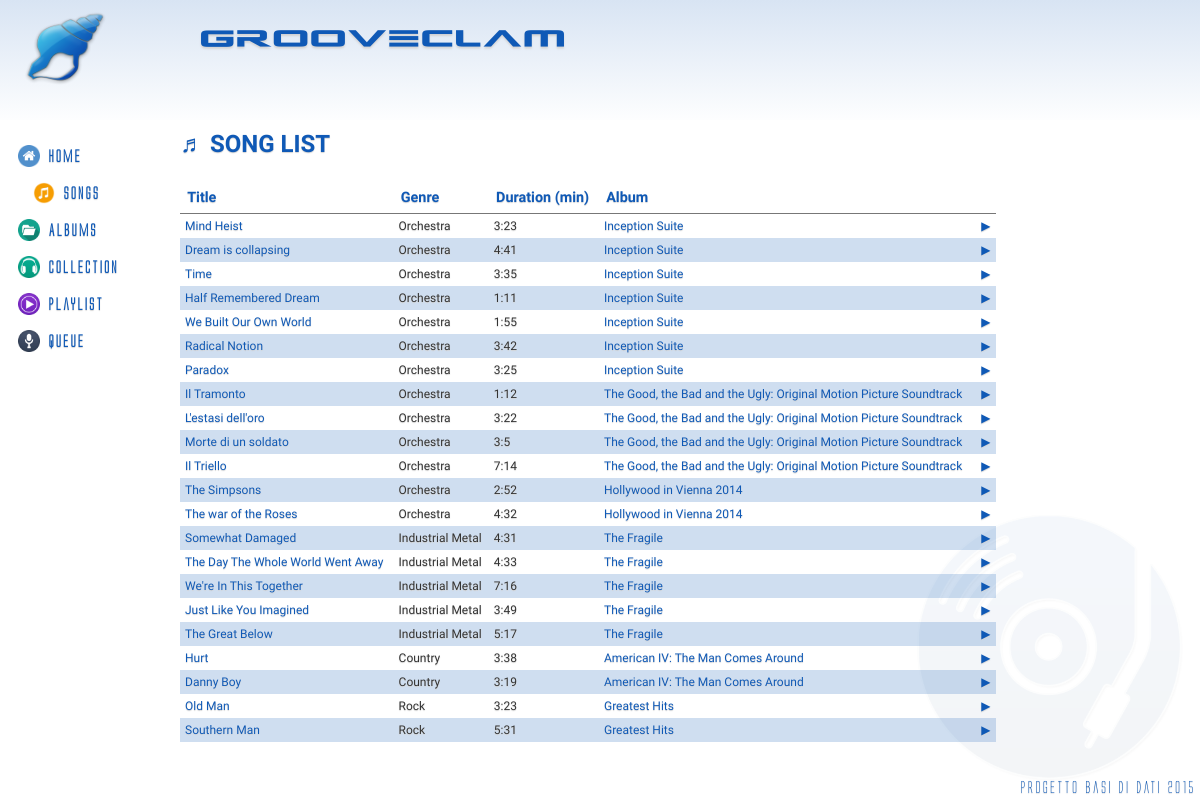
Page /?controller=songs&action=index on the committed database.
### tables this page shows
CREATE TABLE IF NOT EXISTS `Song` (
	`IdSong` INT(11) NOT NULL AUTO_INCREMENT,
	`IdAlbum` INT(11) NOT NULL,
	`Title` VARCHAR(140) NOT NULL,
	`Genre` VARCHAR(40) NOT NULL,
	`Duration` INT(11),
	`IdImage` INT(11) NOT NULL,
	PRIMARY KEY(`IdSong`),
	FOREIGN KEY(`IdAlbum`) REFERENCES Album(`IdAlbum`) ON DELETE CASCADE ON UPDATE CASCADE,
	FOREIGN KEY(`IdImage`) REFERENCES Cover(`IdImage`) ON DELETE CASCADE ON UPDATE CASCADE
);

CREATE TABLE IF NOT EXISTS `Album` (
	`IdAlbum` INT(11) NOT NULL AUTO_INCREMENT,
	`Title` VARCHAR(140) NOT NULL,
	`Author` VARCHAR(140) NOT NULL,
	`Info` VARCHAR(300) DEFAULT NULL,
	`Year` DATE NOT NULL,
	`Live` BOOLEAN NOT NULL,
	`Location` VARCHAR(40) DEFAULT NULL,
	PRIMARY KEY(`IdAlbum`)
);

### index.php (called while the page is built, shortened)
<?php
if(isset($_GET['controller']) && isset($_GET['action'])) {
	$controller = $_GET['controller'];
	$action = $_GET['action'];
} else {
	$controller = 'pages';
	$action = 'home';
}
require_once('views/layout.php');
?>

### controllers/songs_controller.php (called while the page is built, shortened)
<?php
class SongsController {
	public function index() {
		$songs = Song::all();
		require_once('views/songs/index.php');
	}
}
?>

### models/song.php (called while the page is built, shortened)
<?php
class Song {
	private $id;
	private $title;
	private $genre;
	private $duration;
	private $idalbum;
	private $album;
	public function __construct($id, $title, $genre, $duration, $author, $idalbum, $album) {
		$this->id = $id;
		$this->title = $title;
		$this->genre = $genre;
		$this->duration = $duration;
		$this->idalbum = $idalbum;
		$this->album = $album;
	}
	public function id() {
		return $this->id;
	}
	public function title() {
		return $this->title;
	}
	public function genre() {
		return $this->genre;
	}
	public function duration() {
		return $this->duration;
	}
	public function idalbum() {
		return $this->idalbum;
	}
	public function	album() {
		return $this->album;
	}
	public static function all() {
		$list = array();
		$db = Db::getInstance();
		$req = $db->query('SELECT s.*, a.Author, a.Title as AlbumTitle FROM Song s INNER JOIN Album a ON(s.IdAlbum = a.IdAlbum)');
		foreach($req->fetchAll() as $song) {
			$list[] = new Song($song['IdSong'], $song['Title'], $song['Genre'], $song['Duration'], $song['Author'], $song['IdAlbum'], $song['AlbumTitle']);
		}
		return $list;
	}
}
?>

### views/songs/index.php (the view, shortened to what this page needs)
<h2>&#9836; SONG LIST</h2>
<table class="table">
<thead>
	<tr>
		<th>Title</th>
		<th>Genre</th>
		<th>Duration (min)</th>
		<th>Album</th>
        <th></th>
	</tr>
</thead>
<tbody>
<?php foreach($songs as $song) { ?>
	<tr>
		<td><a href='?controller=songs&action=show&id=<?php echo $song->id(); ?>'><?php echo $song->title(); ?></a></td>
		<td><?php echo $song->genre(); ?></td>
		<td><?php echo floor($song->duration() / 60).":".($song->duration() % 60); ?></td>
		<td><a href='?controller=albums&action=show&id=<?php echo $song->idalbum(); ?>'><?php echo $song->album(); ?></a></td>
        <td><a href="#" onclick="play('<?php echo $song->duration() . '\'',',\'' . addslashes($song->title()) . '\'',',\'' . $song->id(); ?>');">&#9654;</a></td>
	</tr>
<?php } ?>
</tbody>
</table>

### views/layout.php (shortened to what this page needs)
<!DOCTYPE html>
<html>
<head>
<link rel="stylesheet" type="text/css" href="css/style.css">
</head>
<body>
	<header>
		<img src="img/blueseashell.png" alt="">
		<h1>Grooveclam</h1>
	</header>
	<div class="content">
		<nav>
			<ul>
				<li <?php if($_SERVER['REQUEST_URI'] == '/basidati/~abaldan/') { echo 'class="active"'; }?>>
					<a href='/basidati/~abaldan'><img src="img/home.png" alt="">Home</a>
				</li>
				<li <?php if(preg_match('/\/\?controller=songs/i', $_SERVER['REQUEST_URI'])) { echo 'class="active"'; }?>>
					<a href='?controller=songs&action=index'><img src="img/music.png" alt="">Songs</a>
				</li>
				<li <?php if(preg_match('/\/\?controller=albums/i', $_SERVER['REQUEST_URI'])) { echo 'class="active"'; }?>>
					<a href='?controller=albums&action=index'><img src="img/folder-icon.png" alt="">Albums</a>
				</li>
				<li <?php if(preg_match('/\/\?controller=collection/i', $_SERVER['REQUEST_URI'])) { echo 'class="active"'; }?>>
					<a href='?controller=collection&action=index&id=<?php echo isset($_SESSION['uid']) ? $_SESSION['uid'] : '-1'; ?>'><img src="img/music-icon.png" alt="">Collection</a>
				</li>
				<li <?php if(preg_match('/\/\?controller=playlist/i', $_SERVER['REQUEST_URI'])) { echo 'class="active"'; }?>>
					<a href='?controller=playlist&action=index'><img src="img/poweramp-icon.png" alt="">Playlist</a>
				</li>
				<li <?php if(preg_match('/\/\?controller=queue/i', $_SERVER['REQUEST_URI'])) { echo 'class="active"'; }?>>
					<a href='?controller=queue&action=index&id=<?php echo isset($_SESSION['uid']) ? $_SESSION['uid'] : '-1'; ?>'><img src="img/mic-icon.png" alt="">Queue</a>
				</li>
			</ul>
		</nav>
		<main>
		<?php require_once('routes.php') ?>
		</main>
	</div>
	<footer>
		Progetto Basi di dati 2015
	</footer>
</body>
</html>

### routes.php (shortened to what this page needs)
<?php
function call($controller, $action) {
	switch($controller) {
		case 'songs':
			require_once('models/song.php');
			$controller = new SongsController();
		break;
	}
	$controller->{$action}();
}
$controllers = array(
	'pages' => array('home', 'error', 'login', 'checkuser', 'logout', 'registration'),
	'songs' => array('index', 'show', 'addnew', 'addheard'),
	'albums' => array('index', 'show', 'add', 'addalbum'),
	'playlist' => array('index', 'show', 'newplaylist'),
	'collection' => array('index', 'addsong', 'remove'),
	'queue' => array('index', 'addsong'),
	'user' => array('show', 'follow', 'unfollow')
);
if(array_key_exists($controller, $controllers)) {
	if(in_array($action, $controllers[$controller])) {
		call($controller, $action);
	} else {
		call('pages', 'error');
	}
} else {
	call('pages', 'error');
}
?>

### css/style.css (style rules this page uses)
* { margin: 0; }
html, body { font-family: Grumpy; height: 100%; }
body { background: #ffffff url('../img/cd_music_w.png') no-repeat bottom right; background-size: 25%; color: #333; text-shadow: 0px 1px 1px #d4d4d4; }
a { text-decoration: none; color: rgb(15, 89, 182); }
h1, h2, h3, h4, h5 { color: rgb(15, 89, 182); }
.content { height: 85%; }
.content nav { float: left; width: 15%; }
.content nav ul { list-style: none; display: block; padding: 10px 0px 0px 18px; }
.content nav ul li { -webkit-transition: all 0.2s ease-out; transition: all 0.2s ease-out; font-family: alien; color: rgb(15, 89, 182); font-weight: 600; margin: 15px 0px; }
.content nav ul li img { width: 22px; margin-right: 8px; vertical-align: middle; }
main { margin-top:10px; float: left; width: 85%; }
header { height: 15%; background: linear-gradient(to top, rgba(15, 89, 182, 0) -5%, rgba(15, 89, 182, .3) 190%); }
header img { float: left; width: 100px; height: 95px; padding-left: 15px; }
header h1 { position: relative; padding-left: 200px; padding-top: 20px; font-family: aliens; font-size: 1.650em; color: rgb(15, 89, 182); letter-spacing: 3px; text-shadow: 0 2px 2px #d4d4d4; }
footer { position: fixed; bottom: 5px; right: 5px; color: rgb(15, 89, 182); font-family: alien; }
.table { width:80%; border-collapse: collapse; margin: 1.5em 0em; }
.table th { border-bottom: 1px solid #777; text-align: left; padding: .5em; font-size: .9em; color: rgb(15, 89, 182); }
.table td { padding: 5px; font-size: .75em; }
.table tr:nth-child(2n+2) { background-color: rgba(15, 89, 182, .2); }
.active { padding-left: 15px; }

### rows in the picture
song: Title "Mind Heist", Genre "Orchestra", floor($song->duration()/60) "3", $song->duration()%60 "23", IdAlbum.Title "Inception Suite"
song: Title "Dream is collapsing", Genre "Orchestra", floor($song->duration()/60) "4", $song->duration()%60 "41", IdAlbum.Title "Inception Suite"
song: Title "Time", Genre "Orchestra", floor($song->duration()/60) "3", $song->duration()%60 "35", IdAlbum.Title "Inception Suite"
song: Title "Half Remembered Dream", Genre "Orchestra", floor($song->duration()/60) "1", $song->duration()%60 "11", IdAlbum.Title "Inception Suite"
song: Title "We Built Our Own World", Genre "Orchestra", floor($song->duration()/60) "1", $song->duration()%60 "55", IdAlbum.Title "Inception Suite"
song: Title "Radical Notion", Genre "Orchestra", floor($song->duration()/60) "3", $song->duration()%60 "42", IdAlbum.Title "Inception Suite"
song: Title "Paradox", Genre "Orchestra", floor($song->duration()/60) "3", $song->duration()%60 "25", IdAlbum.Title "Inception Suite"
song: Title "Il Tramonto", Genre "Orchestra", floor($song->duration()/60) "1", $song->duration()%60 "12", IdAlbum.Title "The Good, the Bad and the Ugly: Original Motion Picture Soundtrack"
song: Title "L'estasi dell'oro", Genre "Orchestra", floor($song->duration()/60) "3", $song->duration()%60 "22", IdAlbum.Title "The Good, the Bad and the Ugly: Original Motion Picture Soundtrack"
song: Title "Morte di un soldato", Genre "Orchestra", floor($song->duration()/60) "3", $song->duration()%60 "5", IdAlbum.Title "The Good, the Bad and the Ugly: Original Motion Picture Soundtrack"
song: Title "Il Triello", Genre "Orchestra", floor($song->duration()/60) "7", $song->duration()%60 "14", IdAlbum.Title "The Good, the Bad and the Ugly: Original Motion Picture Soundtrack"
song: Title "The Simpsons", Genre "Orchestra", floor($song->duration()/60) "2", $song->duration()%60 "52", IdAlbum.Title "Hollywood in Vienna 2014"
song: Title "The war of the Roses", Genre "Orchestra", floor($song->duration()/60) "4", $song->duration()%60 "32", IdAlbum.Title "Hollywood in Vienna 2014"
song: Title "Somewhat Damaged", Genre "Industrial Metal", floor($song->duration()/60) "4", $song->duration()%60 "31", IdAlbum.Title "The Fragile"
song: Title "The Day The Whole World Went Away", Genre "Industrial Metal", floor($song->duration()/60) "4", $song->duration()%60 "33", IdAlbum.Title "The Fragile"
song: Title "We're In This Together", Genre "Industrial Metal", floor($song->duration()/60) "7", $song->duration()%60 "16", IdAlbum.Title "The Fragile"
song: Title "Just Like You Imagined", Genre "Industrial Metal", floor($song->duration()/60) "3", $song->duration()%60 "49", IdAlbum.Title "The Fragile"
song: Title "The Great Below", Genre "Industrial Metal", floor($song->duration()/60) "5", $song->duration()%60 "17", IdAlbum.Title "The Fragile"
song: Title "Hurt", Genre "Country", floor($song->duration()/60) "3", $song->duration()%60 "38", IdAlbum.Title "American IV: The Man Comes Around"
song: Title "Danny Boy", Genre "Country", floor($song->duration()/60) "3", $song->duration()%60 "19", IdAlbum.Title "American IV: The Man Comes Around"
song: Title "Old Man", Genre "Rock", floor($song->duration()/60) "3", $song->duration()%60 "23", IdAlbum.Title "Greatest Hits"
song: Title "Southern Man", Genre "Rock", floor($song->duration()/60) "5", $song->duration()%60 "31", IdAlbum.Title "Greatest Hits"
